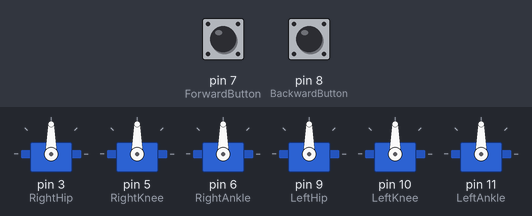
Bench run of a sketch on a simulated Arduino Uno, built with avr-gcc and run on an emulated ATmega328P. On the bench: 6 × servo. The inputs (shaded band) are chosen by the test bench; at power-on: pin 7 (ForwardButton) LOW, pin 8 (BackwardButton) LOW.

Above: at 1.8 s.
1.9 s: pin 7 (ForwardButton) pulled HIGH for 0.6 s
At 2.7 s:
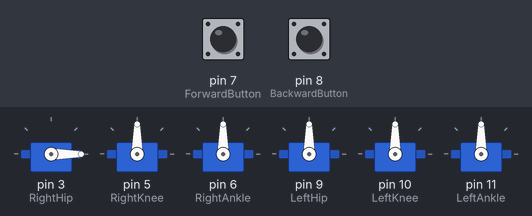
8.0 s: pin 8 (BackwardButton) pulled HIGH for 3.2 s
12.7 s: pin 8 (BackwardButton) pulled HIGH for 0.6 s
At 13.08 s:
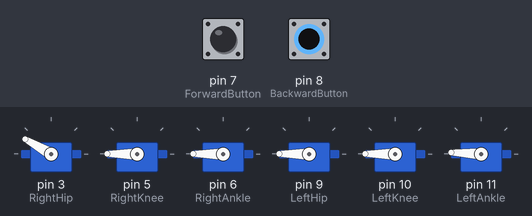
15.7 s: pin 7 (ForwardButton) pulled HIGH for 1 s
At 17.3 s:
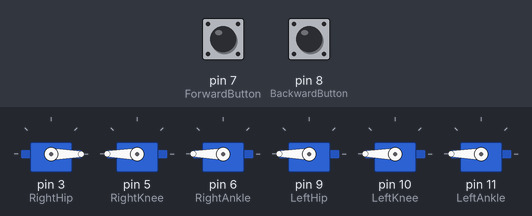
22.6 s: pin 7 (ForwardButton) pulled HIGH for 3.2 s
At 33.1 s:
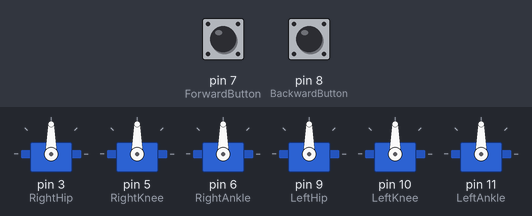
Timing chart, 0 to 33.4 s (numbered marks = the images above; inputs shaded):
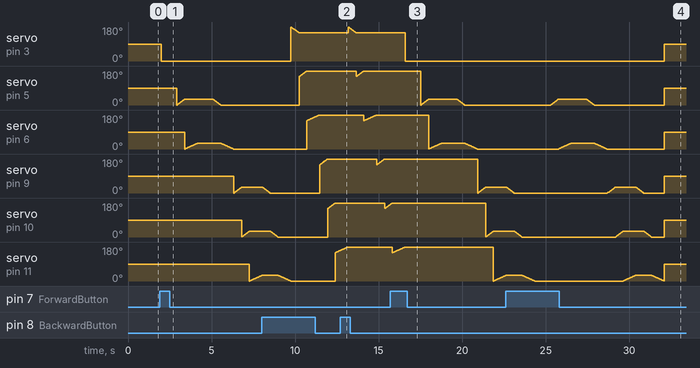

The sketch:

llex.ino
```cpp
#include <Servo.h>

// Define servo objects for each joint
Servo RightHip, RightKnee, RightAnkle, LeftHip, LeftKnee, LeftAnkle;

// Define pins for forward and backward switches
int ForwardButton = 7;  // Pin for switch 1
int BackwardButton = 8;  // Pin for switch 2

// Variables to store switch states and joint angles
int switchState1, switchState2;
int rh, rk, ra, rt, lh, lk, la, lt;

void setup() {
  // Attach servo objects to corresponding pins
  RightHip.attach(3);
  RightKnee.attach(5);
  RightAnkle.attach(6);
  //RightTarsal.attach(7);
  LeftHip.attach(9);
  LeftKnee.attach(10);
  LeftAnkle.attach(11);
  //LeftTarsal.attach(12);

  // Set switch pins as inputs
  pinMode(ForwardButton, INPUT);
  pinMode(BackwardButton, INPUT);
}

void loop() {
  // Read switch states
  switchState1 = digitalRead(ForwardButton);
  switchState2 = digitalRead(BackwardButton);

  // Perform actions based on switch states
  if (switchState1 == HIGH) {
    performForwardWalk();
  } else if (switchState2 == HIGH) {
    performBackwardWalk();
  } else {
    performStandStill();
  }
}

// Function to perform forward walking motion
void performForwardWalk() {
  // Right hip forward motion
  for (rh = 0; rh >= -60; rh -= 1) {
    RightHip.write(rh);
    delay(15);
  }

  // Right knee forward motion
  for (rk = 0; rk <= 30; rk += 1) {
    RightKnee.write(rk);
    delay(15);
  }

  // Right ankle forward motion
  for (ra = 0; ra <= 30; ra += 1) {
    RightAnkle.write(ra);
    delay(25);
  }

  // Right hip backward motion
  for (rh = -60; rh <= 0; rh += 1) {
    RightHip.write(rh);
    delay(15);
  }

  // Right knee backward motion
  for (rk = 30; rk >= 0; rk -= 1) {
    RightKnee.write(rk);
    delay(15);
  }

  // Right ankle backward motion
  for (ra = 30; ra >= 0; ra -= 1) {
    RightAnkle.write(ra);
    delay(25);
  }

  // Left hip forward motion
  for (lh = 0; lh <= 30; lh += 1) {
    LeftHip.write(lh);
    delay(15);
  }

  // Left knee forward motion
  for (lk = 0; lk <= 30; lk += 1) {
    LeftKnee.write(lk);
    delay(15);
  }

  // Left ankle forward motion
  for (la = 0; la <= 30; la += 1) {
    LeftAnkle.write(la);
    delay(25);
  }

  // Left hip backward motion
  for (lh = 30; lh >= 0; lh -= 1) {
    LeftHip.write(lh);
    delay(15);
  }

  // Left knee backward motion
  for (lk = 30; lk >= 0; lk -= 1) {
    LeftKnee.write(lk);
    delay(15);
  }

  // Left ankle backward motion
  for (la = 30; la >= 0; la -= 1) {
    LeftAnkle.write(la);
    delay(25);
  }
}

// Function to perform backward walking motion
void performBackwardWalk() {
  // Right hip backward motion
  for (rh = 0; rh <= 30; rh += 1) {
    RightHip.write(180 - rh);
    delay(15);
  }

  // Right knee backward motion
  for (rk = 30; rk >= 0; rk -= 1) {
    RightKnee.write(180 - rk);
    delay(15);
  }

  // Right ankle backward motion
  for (ra = 30; ra >= 0; ra -= 1) {
    RightAnkle.write(180 - ra);
    delay(25);
  }

  // Left hip backward motion
  for (lh = 30; lh >= 0; lh -= 1) {
    LeftHip.write(180 - lh);
    delay(15);
  }

  // Left knee backward motion
  for (lk = 30; lk >= 0; lk -= 1) {
    LeftKnee.write(180 - lk);
    delay(15);
  }

  // Left ankle backward motion
  for (la = 30; la >= 0; la -= 1) {
    LeftAnkle.write(180 - la);
    delay(25);
  }
}

// Function to keep the exoskeleton in a neutral position
void performStandStill() {
  // Code to keep the exoskeleton in a neutral position
  // Set all servos to a neutral position or a predefined standstill position
  RightHip.write(90);
  RightKnee.write(90);
  RightAnkle.write(90);
  LeftHip.write(90);
  LeftKnee.write(90);
  LeftAnkle.write(90);
  delay(500); // Must adjust delay based on requirements
}
```

Measured:
- after the input at 1.9 s, servo on pin 3 (RightHip): 90° → 0° after 0.10 s
- after the input at 12.7 s, servo on pin 11 (LeftAnkle): goes on until 13.2 s, then stays 180°
- after the input at 15.7 s, servo on pin 3 (RightHip): 150° → 0° after 0.90 s
- after the input at 22.6 s, servo on pin 3 (RightHip): 0° → 90° after 9.5 s instead of 1.8 s
